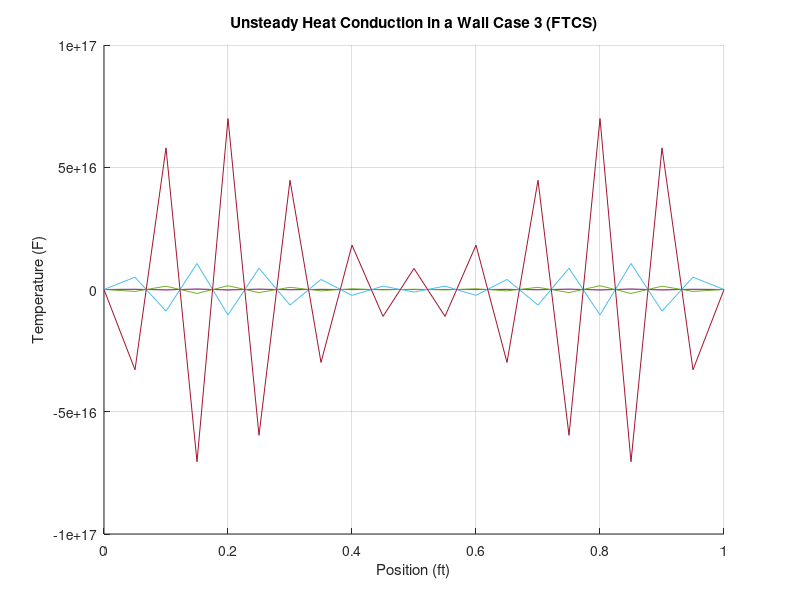

MATLAB code to generate this figure:
% Case 3
% Input (known data)
L = 1.0;            % wall thickness in ft
alpha = 0.1;        % Diffusivity constant 
T = 1 ;             % Assume 1 Hour time
Ti = 100.0;         % initial temperature
Ts = 300.0;         % boundary temperature
dx = 0.05;          % Spatial step
dt = 0.05;          % Time Step
Nx = L/dx;          % number of spatial steps
r = alpha * dt / dx^2;

N = L/dx + 1 ; % Space nodes
M = T/dt + 1 ; % Time nodes

% Zero vectors of x & t
x = zeros(N, 1);
t = zeros(M, 1);


% Discretize space & time domain
for i = 1:N
    x(i) = 0 + (i - 1)*dx;
end

for n = 1:M
    t(n) = 0 + (n - 1)*dt;
end

% Outer Nodes
U = zeros(M,N);
U(:,1) = 300; %Left Boundary Condition
U(:,N) = 300; %Right Boundary Condition
U(1,2:N-1) = 100; %Initial Condition

% Fix the corners by averaging overlapping BCs
U(1,1)   = (300+100) / 2;   % Bottom-left
U(1,N)   = (300+100) / 2;  % Bottom-right

% Interior Nodes
for n= 1:M-1
    for i=2:N-1
        U(n+1, i) = r*U(n,i+1) + (1-2*r)*U(n,i) + r*U(n,i-1);
    end
end
% Result of Matrix U
disp(U)

% Plotting
x = linspace(0, L, Nx+1);
figure(1);
hold on;
for k = 1:size(U, 1)
    plot(x, U(k, :));
end
xlabel('Position (ft)');
ylabel('Temperature (F)');
title('Unsteady Heat Conduction in a Wall Case 3 (FTCS)');
grid on;
